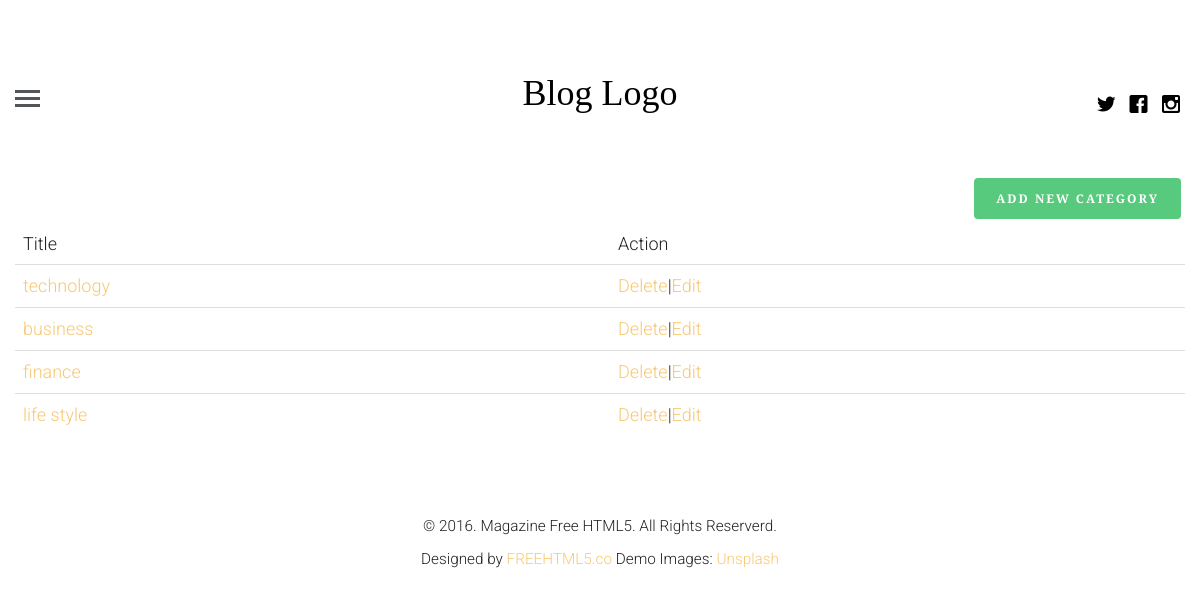
Page /categorys (signed in) on the committed database.
### blogapp/models.py (models this page shows, shortened)
class Category(models.Model):
    name = models.CharField(max_length=100)

### blogapp/views.py (the view)
# urls.py: path('categorys', views.category, name='categorys'),
def category(request):
    post = Category.objects.all()
    return render(request, 'categorys.html', {'post': post})

### blogapp/templates/categorys.html (shortened to what this page needs)
{% extends 'base.html' %}
{% load static %}
	{% block content %}
            <section>
            <div class="container">
                <div class="row">
                     {% if request.user.is_authenticated %}
                        {% if request.user.is_staff or request.user.is_superuser %}
                        <a href="{% url 'blog:create_category' %}" class="btn btn-success pull pull-right">Add New Category</a>
                        {% endif %}
                     {% endif %}
                    <table class="table">
                        <thead>
                            <tr>
                                <td>Title</td>
                                <td>Action</td>
                            </tr>
                        </thead>
                        <tbody>
                            {% for c in post %}
                                <tr>
                                    <td><a href="{% url 'blog:topic' name=c.name %}">{{ c.name}}</a></td>
                                    <td><a href="{% url 'blog:category_delete' category_id=c.id %}">Delete</a>|<a href="{% url 'blog:category_update' category_id=c.id %}">Edit</a></td>
                                </tr>
                            {% endfor %}
                        </tbody>
                    </table>
                </div>
            </div>
        </section>
	{% endblock %}

### blogapp/static/css/style.css (style rules this page uses)
html { background: #fff; }
body { font-family: "Roboto", arial, sans-serif; font-size: 18px; font-weight: 300; line-height: 1.8; color: #222; background: #fff; }
a { color: #f7c873; -webkit-transition: 0.5s; -o-transition: 0.5s; transition: 0.5s; }
.btn { margin-right: 4px; margin-bottom: 4px; font-family: "Playfair Display", times, serif; font-size: 12px; letter-spacing: 2px; text-transform: uppercase; font-weight: 700; -webkit-border-radius: 4px; -moz-border-radius: 4px; -ms-border-radius: 4px; border-radius: 4px; -webkit-transition: 0.5s; -o-transition: 0.5s; transition: 0.5s; }
.btn-success { background: #58ca7e; color: #fff; border: 2px solid #58ca7e; }

### rows in the picture
Category: name "technology"
Category: name "business"
Category: name "finance"
Category: name "life style"
